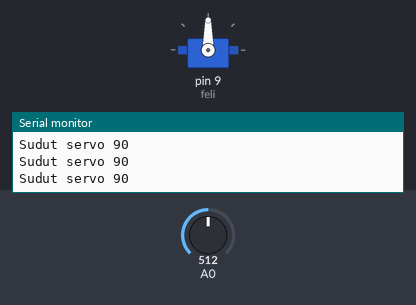
The sketch below on a simulated Arduino Uno, built with avr-gcc and run on an emulated ATmega328P. On the bench: servo, the last lines printed to the serial monitor. Inputs (shaded band) come from the test bench; at power-on: A0 = 512.

Above: at 1.4 s.
1.5 s: A0 set to 716
At 2.9 s:
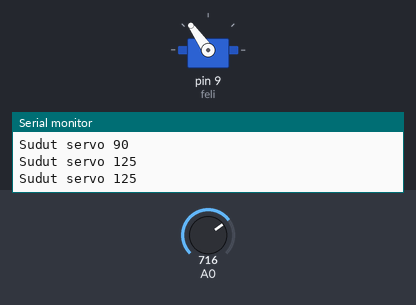
3.3 s: A0 set to 900
At 4.3 s:
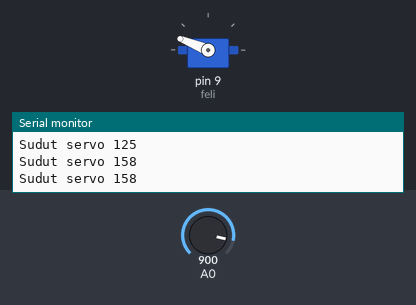
5.1 s: A0 set to 1023
At 5.7 s:
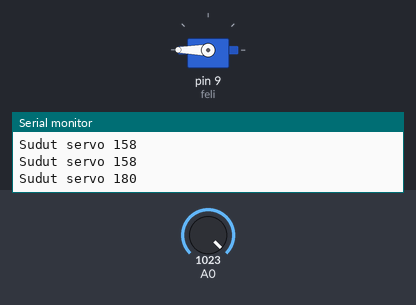
6.9 s: A0 set to 306
At 8.3 s:
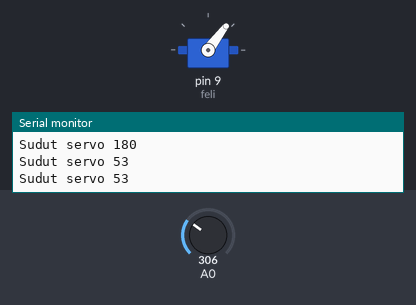
8.7 s: A0 set to 122
At 9.8 s:
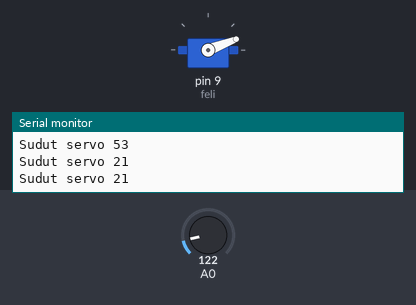
10.5 s: A0 set to 0
At 11.2 s:
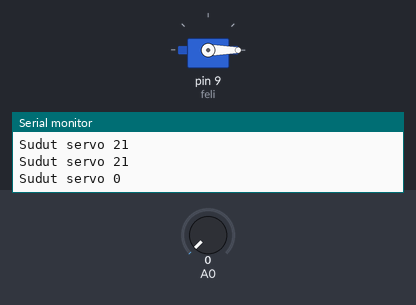
Timing chart, 0 to 13.3 s (numbered marks = the images above; inputs shaded):
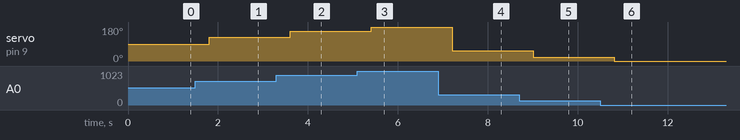

Measured:
- after the input at 1.5 s, servo on pin 9 (feli): 90° → 125° after 0.30 s
- after the input at 3.3 s, servo on pin 9 (feli): 125° → 158° after 0.30 s
- after the input at 5.1 s, servo on pin 9 (feli): 158° → 180° after 0.30 s
- after the input at 6.9 s, servo on pin 9 (feli): 180° → 53° after 0.31 s
- after the input at 8.7 s, servo on pin 9 (feli): 53° → 21° after 0.31 s
- after the input at 10.5 s, servo on pin 9 (feli): 21° → 0° after 0.31 s

The sketch:

servo_serial.ino
```cpp
#include <Servo.h>

Servo feli;
int val;

void setup()
{
  val =0;
  feli.attach(9);
  Serial.begin(9600);
}

void loop()
{
  val = analogRead(A0);
  val = map(val, 0, 1023, 0, 180);
  feli.write(val);
  int data = feli.read();
  Serial.print("Sudut servo ");
  Serial.println(data);
  delay(600);
}
```
